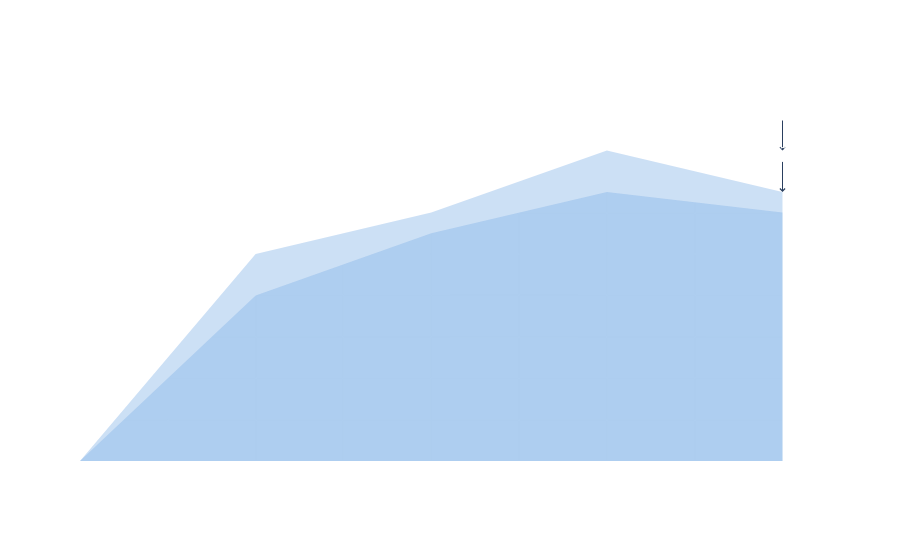

Notebook code for this chart:
### Code cell
import plotly.graph_objects as go
import numpy as np

# Sample data (replace with your actual data)
days_values_pairs = [
    ([0, 1, 2, 3, 4], [0, 100, 120, 150, 130]),
    ([0, 1, 2, 3, 4], [0, 80, 110, 130, 120]),
    # Add more pairs as needed
]

# Create a Plotly figure
fig = go.Figure()

for i, (days, values) in enumerate(days_values_pairs):
    # Add a filled area under the curve trace without the line
    fig.add_trace(go.Scatter(
        x=days + days[::-1],  # Create a closed loop for the filled area
        y=values + [0]*len(values),  # Include zero values to create the closed loop
        fill='tozeroy',  # Fill the area to the zero y-axis line
        fillcolor=f'rgba(0, 102, 204, {0.2 - i*0.05})',  # Set fill color with alpha (transparency)
        mode='none',  # Set mode to 'none' to hide the line
        showlegend=False  # Do not show legend for the filled area
    ))

    # Add annotation for the calculated area
    area = np.trapz(values, days)
    fig.add_annotation(
        x=days[-1],  # Place the annotation at the last day
        y=max(values),  # Place the annotation at the maximum value
        text=f'Area: {area:.2f}',
        showarrow=True,
        arrowhead=4,
        ax=0,
        ay=-40,
        font=dict(color='white')  # Set text color to white
    )

# Set layout options for night mode
fig.update_layout(
    title='Multiple Time Series Plots with Shaded Area Below (No Line)',
    xaxis_title='Day',
    yaxis_title='Value',
    paper_bgcolor='rgba(0,0,0,0)',  # Set background color to black with no opacity
    plot_bgcolor='rgba(0,0,0,0)',  # Set plot area color to black with no opacity
    font=dict(color='white'),  # Set font color to white
)

# Show the plot
fig.show()

### Figure 1 — Plotly figure (JSON) as saved in the notebook; plotly's stock layout.template omitted (floating-point values rounded to 4 significant figures)
{"data": [{"fill": "tozeroy", "fillcolor": "rgba(0, 102, 204, 0.2)", "mode": "none", "showlegend": false, "type": "scatter", "x": [0, 1, 2, 3, 4, 4, 3, 2, 1, 0], "y": [0, 100, 120, 150, 130, 0, 0, 0, 0, 0]}, {"fill": "tozeroy", "fillcolor": "rgba(0, 102, 204, 0.15000000000000002)", "mode": "none", "showlegend": false, "type": "scatter", "x": [0, 1, 2, 3, 4, 4, 3, 2, 1, 0], "y": [0, 80, 110, 130, 120, 0, 0, 0, 0, 0]}], "layout": {"annotations": [{"arrowhead": 4, "ax": 0, "ay": -40, "font": {"color": "white"}, "showarrow": true, "text": "Area: 435.00", "x": 4, "y": 150}, {"arrowhead": 4, "ax": 0, "ay": -40, "font": {"color": "white"}, "showarrow": true, "text": "Area: 380.00", "x": 4, "y": 130}], "font": {"color": "white"}, "paper_bgcolor": "rgba(0,0,0,0)", "plot_bgcolor": "rgba(0,0,0,0)", "title": {"text": "Multiple Time Series Plots with Shaded Area Below (No Line)"}, "xaxis": {"title": {"text": "Day"}}, "yaxis": {"title": {"text": "Value"}}}}
